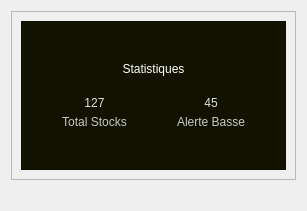
          <widget class="QWidget" name="stockStatsTab">
           <attribute name="title">
            <string>Statistiques</string>
           </attribute>
           <layout class="QVBoxLayout" name="verticalLayout_9">
            <item>
             <widget class="QFrame" name="frameStatsStock">
              <property name="font">
               <font>
                <pointsize>20</pointsize>
               </font>
              </property>
              <property name="styleSheet">
               <string notr="true">color:rgb(255, 255, 127);</string>
              </property>
              <property name="frameShape">
               <enum>QFrame::Shape::StyledPanel</enum>
              </property>
              <property name="frameShadow">
               <enum>QFrame::Shadow::Raised</enum>
              </property>
              <property name="lineWidth">
               <number>10</number>
              </property>
              <property name="midLineWidth">
               <number>10</number>
              </property>
              <layout class="QVBoxLayout" name="verticalLayout_10">
               <item>
                <widget class="QFrame" name="innerFrameStock">
                 <property name="styleSheet">
                  <string notr="true">background-color: rgb(18, 18, 0);</string>
                 </property>
                 <property name="frameShape">
                  <enum>QFrame::Shape::StyledPanel</enum>
                 </property>
                 <property name="frameShadow">
                  <enum>QFrame::Shadow::Raised</enum>
                 </property>
                 <layout class="QVBoxLayout" name="verticalLayout_11">
                  <property name="spacing">
                   <number>20</number>
                  </property>
                  <property name="margin" stdset="0">
                   <number>40</number>
                  </property>
                  <item>
                   <widget class="QLabel" name="statsTitleStock">
                    <property name="styleSheet">
                     <string notr="true">font: 900 14pt &quot;Segoe UI&quot;; color:rgb(255, 255, 255);</string>
                    </property>
                    <property name="text">
                     <string>Statistiques</string>
                    </property>
                    <property name="alignment">
                     <set>Qt::AlignmentFlag::AlignCenter</set>
                    </property>
                   </widget>
                  </item>
                  <item>
                   <layout class="QHBoxLayout" name="horizontalLayout_7">
                    <property name="spacing">
                     <number>50</number>
                    </property>
                    <item>
                     <layout class="QVBoxLayout" name="verticalLayout_12">
                      <property name="spacing">
                       <number>5</number>
                      </property>
                      <item>
                       <widget class="QLabel" name="valueTotalStocks">
                        <property name="styleSheet">
                         <string notr="true">color:rgb(225, 225, 225); font: 16pt &quot;Segoe UI&quot;;</string>
                        </property>
                        <property name="text">
                         <string>127</string>
                        </property>
                        <property name="alignment">
                         <set>Qt::AlignmentFlag::AlignCenter</set>
                        </property>
                       </widget>
                      </item>
                      <item>
                       <widget class="QLabel" name="labelTotalStocks">
                        <property name="styleSheet">
                         <string notr="true">color:rgb(200, 200, 200);</string>
                        </property>
                        <property name="text">
                         <string>Total Stocks</string>
                        </property>
                        <property name="alignment">
                         <set>Qt::AlignmentFlag::AlignCenter</set>
                        </property>
                       </widget>
                      </item>
                     </layout>
                    </item>
                    <item>
                     <layout class="QVBoxLayout" name="verticalLayout_13">
                      <property name="spacing">
                       <number>5</number>
                      </property>
                      <item>
                       <widget class="QLabel" name="valueAlertStocks">
                        <property name="styleSheet">
                         <string notr="true">color:rgb(225, 225, 225); font: 16pt &quot;Segoe UI&quot;;</string>
                        </property>
                        <property name="text">
                         <string>45</string>
                        </property>
                        <property name="alignment">
                         <set>Qt::AlignmentFlag::AlignCenter</set>
                        </property>
                       </widget>
                      </item>
                      <item>
                       <widget class="QLabel" name="labelAlertStocks">
                        <property name="styleSheet">
                         <string notr="true">color:rgb(200, 200, 200);</string>
                        </property>
                        <property name="text">
                         <string>Alerte Basse</string>
                        </property>
                        <property name="alignment">
                         <set>Qt::AlignmentFlag::AlignCenter</set>
                        </property>
                       </widget>
                      </item>
                     </layout>
                    </item>
                   </layout>
                  </item>
                 </layout>
                </widget>
               </item>
              </layout>
             </widget>
            </item>
            <item>
             <widget class="QLabel" name="label_4">
              <property name="styleSheet">
               <string notr="true">color:rgb(255, 255, 255);</string>
              </property>
              <property name="text">
               <string/>
              </property>
             </widget>
            </item>
           </layout>
          </widget>
